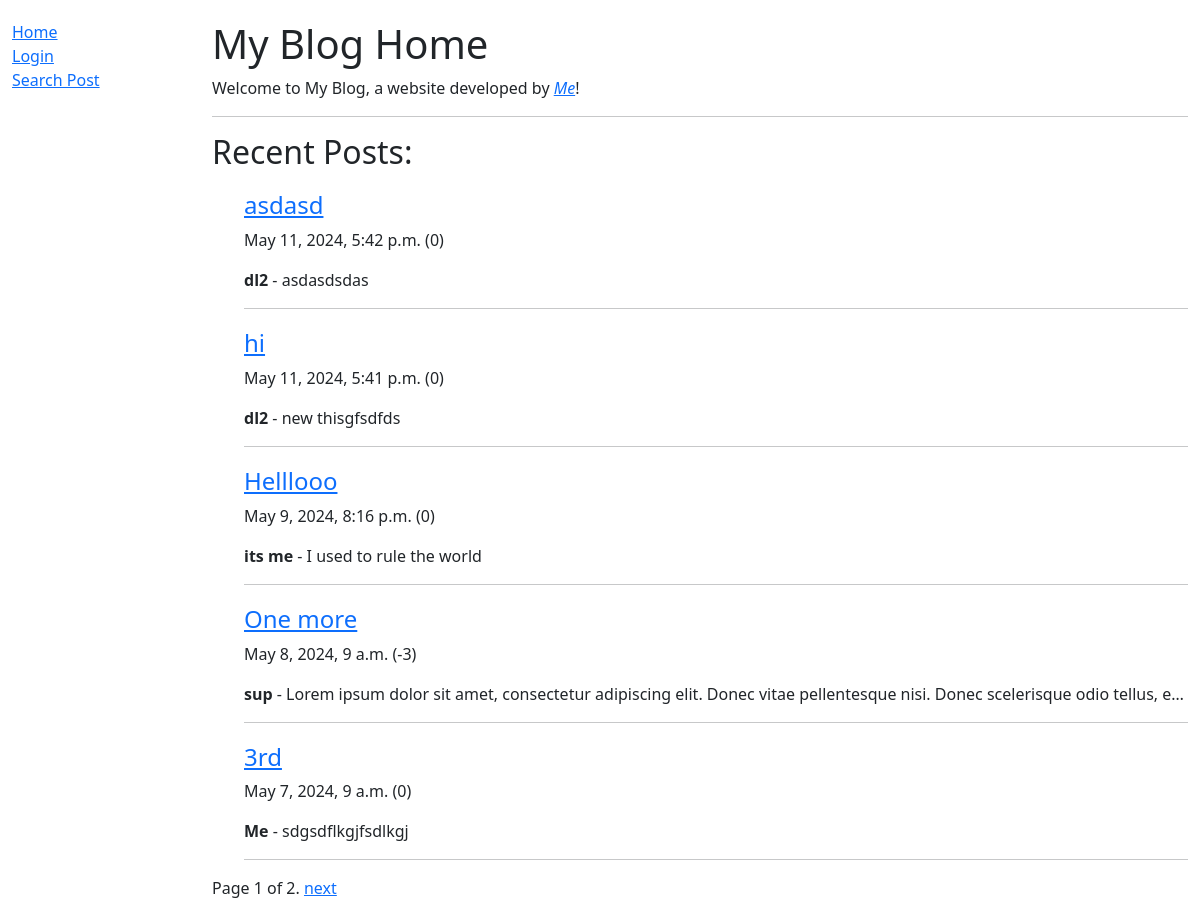
Page /blog/ on the earlier database version.
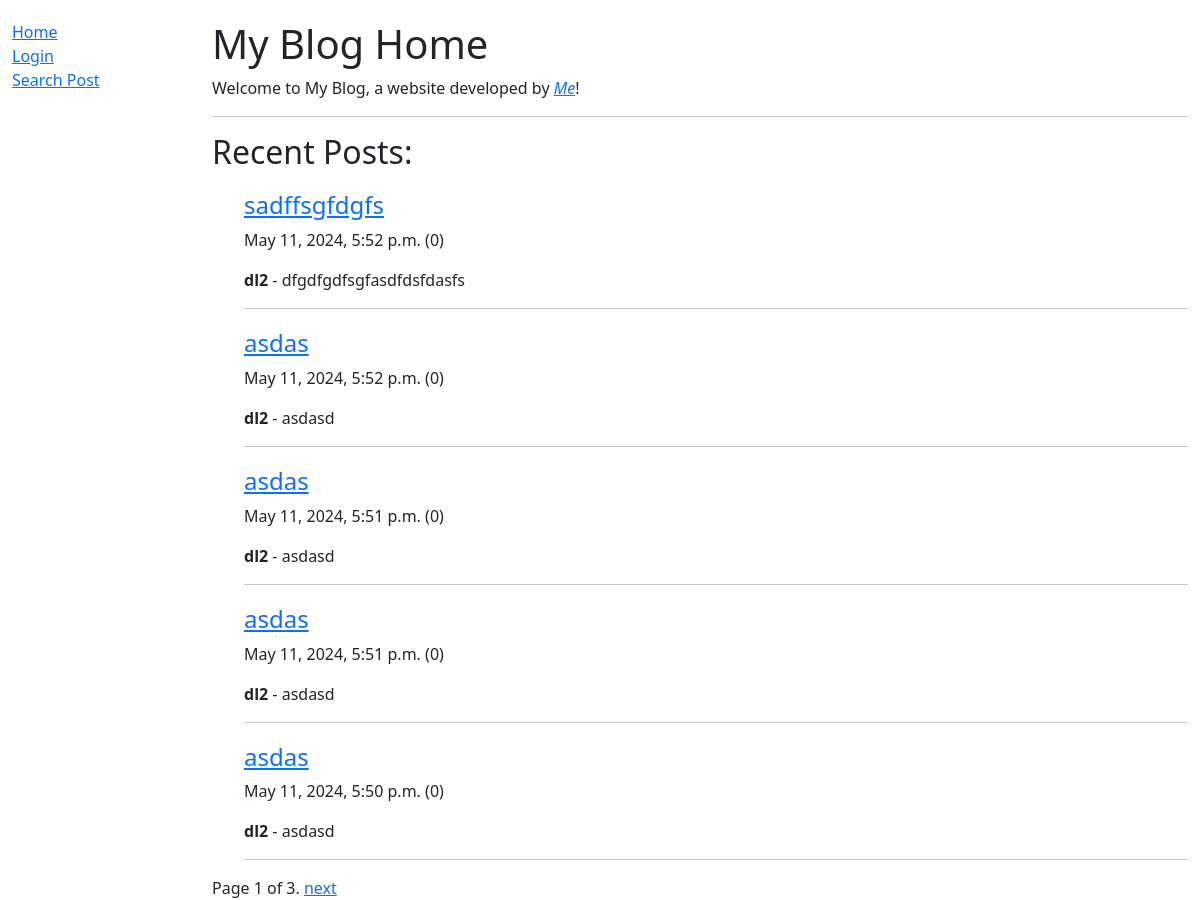
Same page on the later database version.
### blog/models.py (models this page shows, shortened)
class Post(models.Model):
    id = models.BigAutoField(help_text="Post ID", primary_key=True)
    title = models.CharField(max_length=100)
    writer = models.CharField(max_length=100)
    content = models.TextField(max_length=5000)
    date = models.DateTimeField(default=datetime.now, blank=True)
    likes = models.IntegerField(default=0)
    class Meta:
        ordering = ['-date']

### blog/views.py (the view)
# urls.py: path('', views.PostListView.as_view(), name='home'),
class PostListView(generic.ListView):
    model = Post # Set reference model
    context_object_name = 'posts' # Set name used in template for model reference
    template_name = 'home.html' # Specify template name and directory
    paginate_by = 5 # Default pagination tool

### blog/templates/home.html
{% extends "base.html" %}
{% block content %}
  <h1>My Blog Home</h1>
  <p>
    Welcome to My Blog, a website developed by
    <em><a href="https://github.com/DaewoongLime">Me</a></em>!
  </p>
  <hr />
    {% if posts %}
    <h2>Recent Posts:</h2>
    <ul>
      {% for post in posts %}
      <div style="margin-top:20px">
        <h4><a href="{{post.id}}">{{ post.title }}</a></h4>
        <p  style="white-space: nowrap; overflow: hidden; max-width: 100%;">
          {{post.date}} ({{post.likes}})
        </p>
        <p  style="white-space: nowrap;
        overflow: hidden;
        text-overflow: ellipsis;
        max-width: 100%;">
          <strong>{{post.writer}}</strong> - {{ post.content }}
        </p>
        <hr />
      </div>
      {% endfor %}
    </ul>
  {% else %}
    <p>There are no posts written yet.</p>
  {% endif %}
  {% load static %}
{% endblock %}

Differences in the rows shown:
no longer on this page (row unchanged): Post: title "asdasd", date "May 11, 2024, 5:42 p.m.", likes "0", writer "dl2", content "asdasdsdas"
no longer on this page (row unchanged): Post: title "hi", date "May 11, 2024, 5:41 p.m.", likes "0", writer "dl2", content "new thisgfsdfds"
no longer on this page (row unchanged): Post: title "Helllooo", date "May 9, 2024, 8:16 p.m.", likes "0", writer "its me", content "I used to rule the world"
no longer on this page (row unchanged): Post: title "One more", date "May 8, 2024, 9 a.m.", likes "-3", writer "sup", content "Lorem ipsum dolor sit amet, consectetur adipiscing elit. Donec vitae pellentesque nisi. Donec scelerisque odio tellus, e…"
no longer on this page (row unchanged): Post: title "3rd", date "May 7, 2024, 9 a.m.", likes "0", writer "Me", content "sdgsdflkgjfsdlkgj"
added Post: title "sadffsgfdgfs", date "May 11, 2024, 5:52 p.m.", likes "0", writer "dl2", content "dfgdfgdfsgfasdfdsfdasfs"
added Post: title "asdas", date "May 11, 2024, 5:52 p.m.", likes "0", writer "dl2", content "asdasd"
added Post: title "asdas", date "May 11, 2024, 5:51 p.m.", likes "0", writer "dl2", content "asdasd"
added Post: title "asdas", date "May 11, 2024, 5:51 p.m.", likes "0", writer "dl2", content "asdasd"
added Post: title "asdas", date "May 11, 2024, 5:50 p.m.", likes "0", writer "dl2", content "asdasd"
Other differences:
{{ page_obj.paginator.num_pages }}: "2" → "3"
